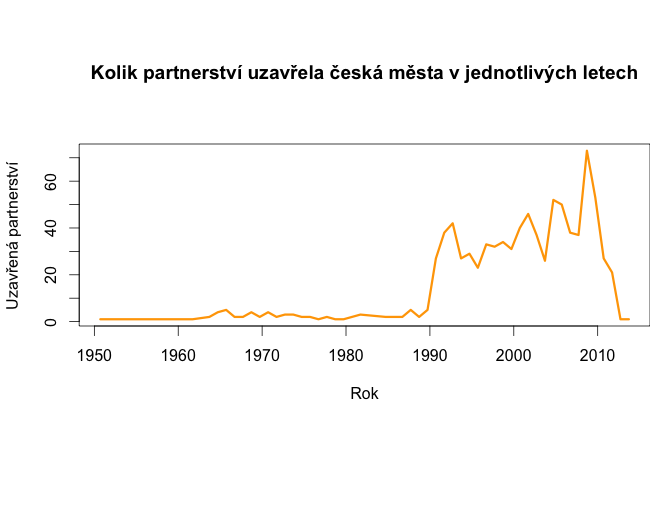

The script that drew this image:
tabulka.roky  <- as.data.frame(table(vztahy$V11))

# očisti tabulku od chyb
tabulka.roky  <- tabulka.roky[4:53,]

# kolik zbývá záznamů
sum(tabulka.roky$Freq)

# zformátuj letopočty jako data
tabulka.roky$d1  <- as.Date(tabulka.roky$Var1, "%Y")
tabulka.roky$d2  <- strptime(tabulka.roky$Var1, "%Y")

# nakresli graf
plot(tabulka.roky$Freq~tabulka.roky$d1,
     type="l",
     xlab="Rok",
     ylab="Uzavřená partnerství",
     main="Kolik partnerství uzavřela česká města v jednotlivých letech",
     col="orange",
     lwd=3)
